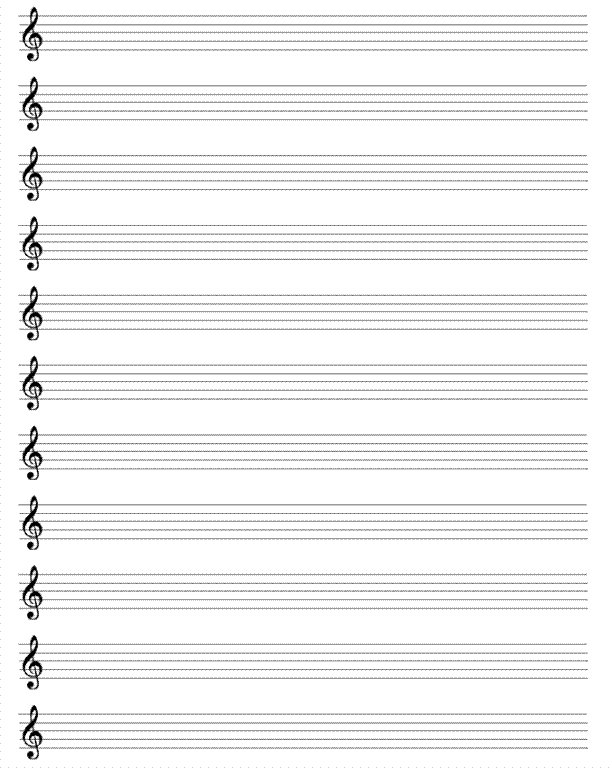
#> input picture treblestaffsheetblank.jpg, 612 x 768 px, found by its file name
$ python readMusic.py   (Python 2 division)
#> lines starting #> are read from the running program, lines starting #| are printed output that depends on the picture; after the words box and inside, x2 and y2 are one past the last pixel; in counts of white or black regions, pixels touching at a corner belong together
"""This will become the code to take in a MIDI file and output motor signals
<<<<<<< HEAD
Right now it's mainly just to test pushing"""
import cv2
test = cv2.imread('treblestaffsheetblank.jpg', 0)
#> test is the input picture: shape (768, 612); min 0, max 255, mean 242.9
test1 = cv2.Canny(test,100,200)
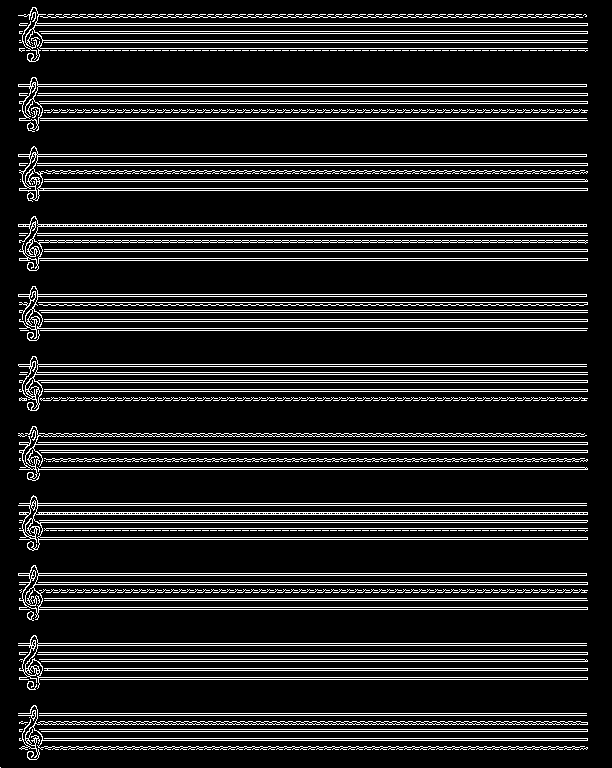
#> test1: shape (768, 612); 13.6% white in thin lines or dots
print type(test1)
#| <class 'numpy.ndarray'>


cv2.imshow('test', test1)
cv2.waitKey(0)

$ run again, with quarter_note_run.png saved as treblestaffsheetblank.jpg
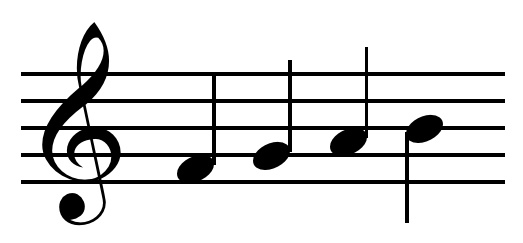
#> input picture quarter_note_run.png, 523 x 243 px, found by its file name
#> test is the input picture: shape (243, 523); min 0, max 255, mean 220.4
#> `test1 = cv2.Canny(test,100,200)`:
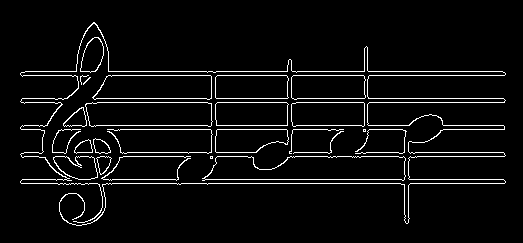
#> test1: shape (243, 523); 4.9% white in thin lines or dots, all inside (x1, y1, x2, y2) = (20, 22, 506, 226)
#| <class 'numpy.ndarray'>
